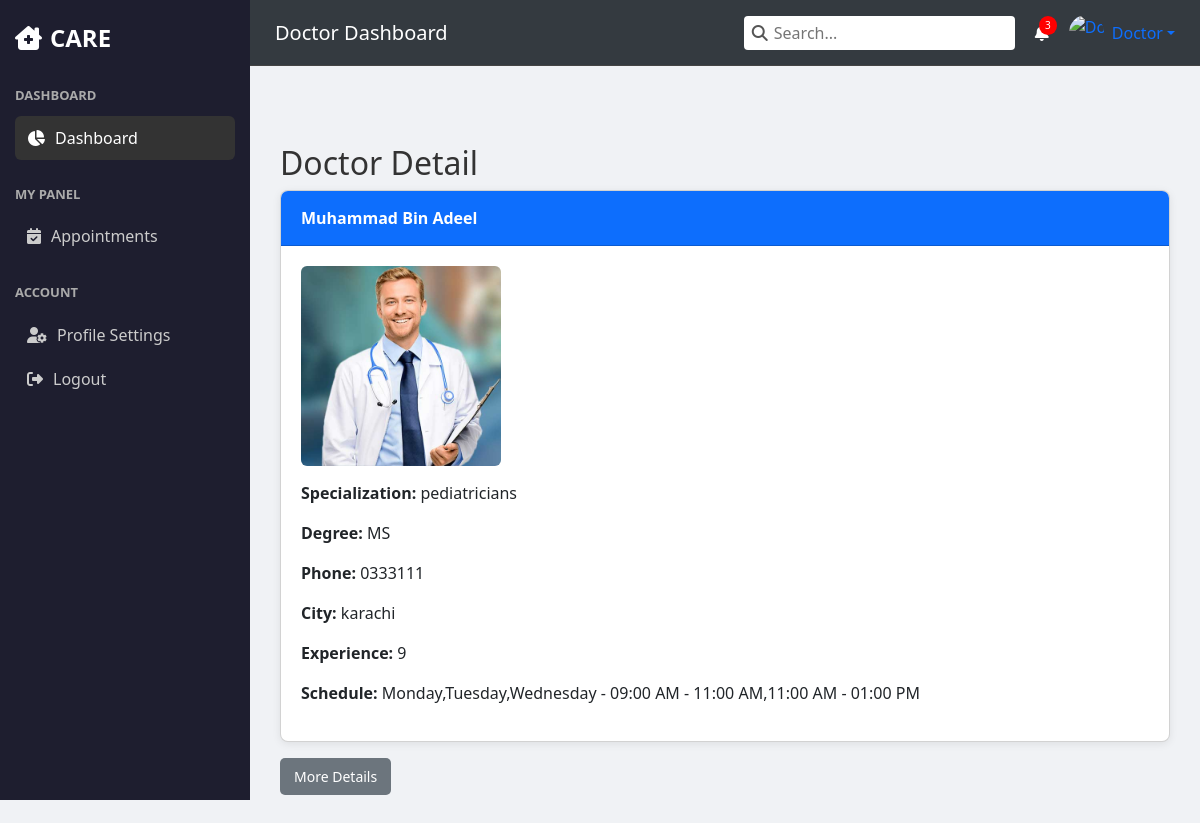
/doctor_profile.php?id=21 (signed in), run on the app's committed database.
### tables this page shows
CREATE TABLE `doctors` (
  `image` varchar(255) NOT NULL,
  `id` int(11) NOT NULL,
  `name` varchar(100) NOT NULL,
  `hospital_name` varchar(150) DEFAULT NULL,
  `phone` varchar(20) DEFAULT NULL,
  `specialization` varchar(100) DEFAULT NULL,
  `city` varchar(100) DEFAULT NULL,
  `days` varchar(100) DEFAULT NULL,
  `timing` varchar(100) DEFAULT NULL,
  `experience` varchar(100) DEFAULT NULL,
  `description` text DEFAULT NULL,
  `status` enum('pending','approved') DEFAULT 'pending',
  `created_at` timestamp NOT NULL DEFAULT current_timestamp(),
  `location` varchar(255) DEFAULT NULL,
  `address` text DEFAULT NULL,
  `degree` varchar(255) DEFAULT NULL,
  `email` varchar(255) DEFAULT NULL,
  `password` varchar(255) DEFAULT NULL,
  `is_notified` tinyint(1) NOT NULL DEFAULT 0,
  `changes_pending` tinyint(1) NOT NULL DEFAULT 0
);

### doctor_profile.php (the view, shortened to what this page needs)
<?php
include("db.php");
$doctor_id = $_SESSION['doctor_id'];
$stmt = $conn->prepare("SELECT * FROM doctors WHERE id = ? AND status = 'approved'");
$stmt->bind_param("i", $doctor_id);
$stmt->execute();
$result = $stmt->get_result();
$doctor = $result->fetch_assoc();
?>
<!DOCTYPE html>
<html><head>
    <link href="https://cdn.jsdelivr.net/npm/bootstrap@5.3.0/dist/css/bootstrap.min.css" rel="stylesheet">
    <link href="https://cdnjs.cloudflare.com/ajax/libs/font-awesome/6.4.0/css/all.min.css" rel="stylesheet">
</head>
<body>
    <div class="wrapper">
    <nav class="sidebar">
        <div class="brand-title">
            <i class="fas fa-clinic-medical me-2"></i>CARE
        </div>
        <div class="sidebar-menu">
            <div class="sidebar-section">
                <div class="section-title">Dashboard</div>
                <a href="doctor_profile.php" class="nav-link active">
                    <i class="fas fa-chart-pie"></i>
                    <span>Dashboard</span>
                </a>
            </div>
            <div class="sidebar-section">
                <div class="section-title">My Panel</div>
                <a href="doctor_appointment.php" class="nav-link">
                    <i class="fas fa-calendar-check"></i>
                    <span>Appointments</span>
                </a>
            </div>
            <div class="sidebar-section">
                <div class="section-title">Account</div>
                <a href="modefied_doctor.php" class="nav-link">
                    <i class="fas fa-user-cog"></i>
                    <span>Profile Settings</span>
                </a>
                <a href="logout.php" class="nav-link">
                    <i class="fas fa-sign-out-alt"></i>
                    <span>Logout</span>
                </a>
            </div>
        </div>
    </nav>
    <div class="main-content">
        <div class="topbar">
            <h4 class="page-title">Doctor Dashboard</h4>
            <div class="d-flex align-items-center">
                <div class="search-bar">
                    <i class="fas fa-search"></i>
                    <input type="text" placeholder="Search...">
                </div>
                <div class="notification-bell">
                    <span class="notification-badge">3</span>
                </div>
                <div class="user-menu dropdown">
                    <a href="#" class="d-flex align-items-center text-decoration-none dropdown-toggle" id="userDropdown" data-bs-toggle="dropdown">
                        <img src="assets/img/doctor-avatar.jpg" alt="Doctor">
                        <span class="ms-2 d-none d-sm-inline">Doctor</span>
                    </a>
                </div>
            </div>
        </div>
<div class="container mt-5">
    <h2>Doctor Detail</h2>
    <div class="card">
        <div class="card-header bg-primary text-white">
            <?= htmlspecialchars($doctor['name']) ?>
        </div>
        <div class="card-body">
        <?php if ($doctor['image']): ?>
                <img src="<?= htmlspecialchars($doctor['image']) ?>" class="img-fluid" alt="Doctor Image" style="max-width: 200px;">
            <?php endif; ?>
            <p><strong>Specialization:</strong> <?= htmlspecialchars($doctor['specialization']) ?></p>
            <p><strong>Degree:</strong> <?= htmlspecialchars($doctor['degree']) ?></p>
            <p><strong>Phone:</strong> <?= htmlspecialchars($doctor['phone']) ?></p>
            <p><strong>City:</strong> <?= htmlspecialchars($doctor['city']) ?></p>
            <p><strong>Experience:</strong> <?= htmlspecialchars($doctor['experience']) ?></p>
            <p><strong>Schedule:</strong> <?= htmlspecialchars($doctor['days']) ?> - <?= htmlspecialchars($doctor['timing']) ?></p>
        </div>
    </div>
    <a href="modefied_doctor.php" class="btn btn-secondary mt-3">More Details</a>
</div>
</body>
</html>

### doctor_profile.php (style rules this page uses)
body, html { margin: 0; padding: 0; font-family: 'Segoe UI', sans-serif; background-color: #f0f2f5; color: #333; }
.wrapper { display: flex; }
.sidebar { width: 250px; min-height: 100vh; background-color: #1e1e2f; padding: 20px 15px; color: #fff; position: fixed; left: 0; top: 0; overflow-y: auto; z-index: 1000; }
.brand-title { font-size: 24px; font-weight: bold; margin-bottom: 30px; color: #fff; display: flex; align-items: center; }
.sidebar-menu { display: flex; flex-direction: column; }
.sidebar-section { margin-bottom: 25px; }
.section-title { font-size: 13px; text-transform: uppercase; font-weight: bold; color: #aaa; margin-bottom: 10px; }
.nav-link { display: flex; align-items: center; padding: 10px 12px; border-radius: 6px; color: #ccc; text-decoration: none; transition: background-color 0.3s ease; cursor: pointer; }
.nav-link:hover, .nav-link.active { background-color: #333; color: #fff; }
.nav-link i { margin-right: 10px; }
.main-content { margin-left: 250px; width: 100%; padding: 0; background-color: #f0f2f5; min-height: 100vh; }
.topbar { background-color: #343a40; color: #fff; padding: 15px 25px; display: flex; justify-content: space-between; align-items: center; flex-wrap: wrap; position: sticky; top: 0; z-index: 999; border-bottom: 1px solid #444; }
.page-title { margin: 0; font-size: 20px; }
.search-bar { position: relative; margin-right: 20px; }
.search-bar input { padding: 5px 10px 5px 30px; border-radius: 4px; border: none; outline: none; }
.search-bar i { position: absolute; top: 50%; left: 8px; transform: translateY(-50%); color: #555; }
.notification-bell { position: relative; margin-right: 20px; color: #fff; cursor: pointer; }
.notification-bell .notification-badge { position: absolute; top: -5px; right: -8px; background-color: red; color: #fff; font-size: 10px; padding: 2px 6px; border-radius: 50%; }
.user-menu img { width: 35px; height: 35px; border-radius: 50%; }
.container { padding: 30px; }
.card { background-color: #fff; border-radius: 8px; box-shadow: 0 2px 8px rgba(0, 0, 0, 0.08); overflow: hidden; }
.card-header { background-color: #2e3b4e; color: #fff; padding: 15px 20px; font-weight: bold; }
.card-body { padding: 20px; }
.img-fluid { max-width: 100%; height: auto; border-radius: 6px; margin-bottom: 15px; }
.btn { padding: 8px 14px; border-radius: 5px; font-size: 14px; text-decoration: none; cursor: pointer; display: inline-block; }
.btn-secondary { background-color: #6c757d; color: #fff; border: none; }

### data on the page
doctors: name "Muhammad Bin Adeel", image (picture), specialization "pediatricians", degree "MS", phone "0333111", city "karachi", experience "9", days "Monday,Tuesday,Wednesday", timing "09:00 AM - 11:00 AM,11:00 AM - 01:00 PM"
